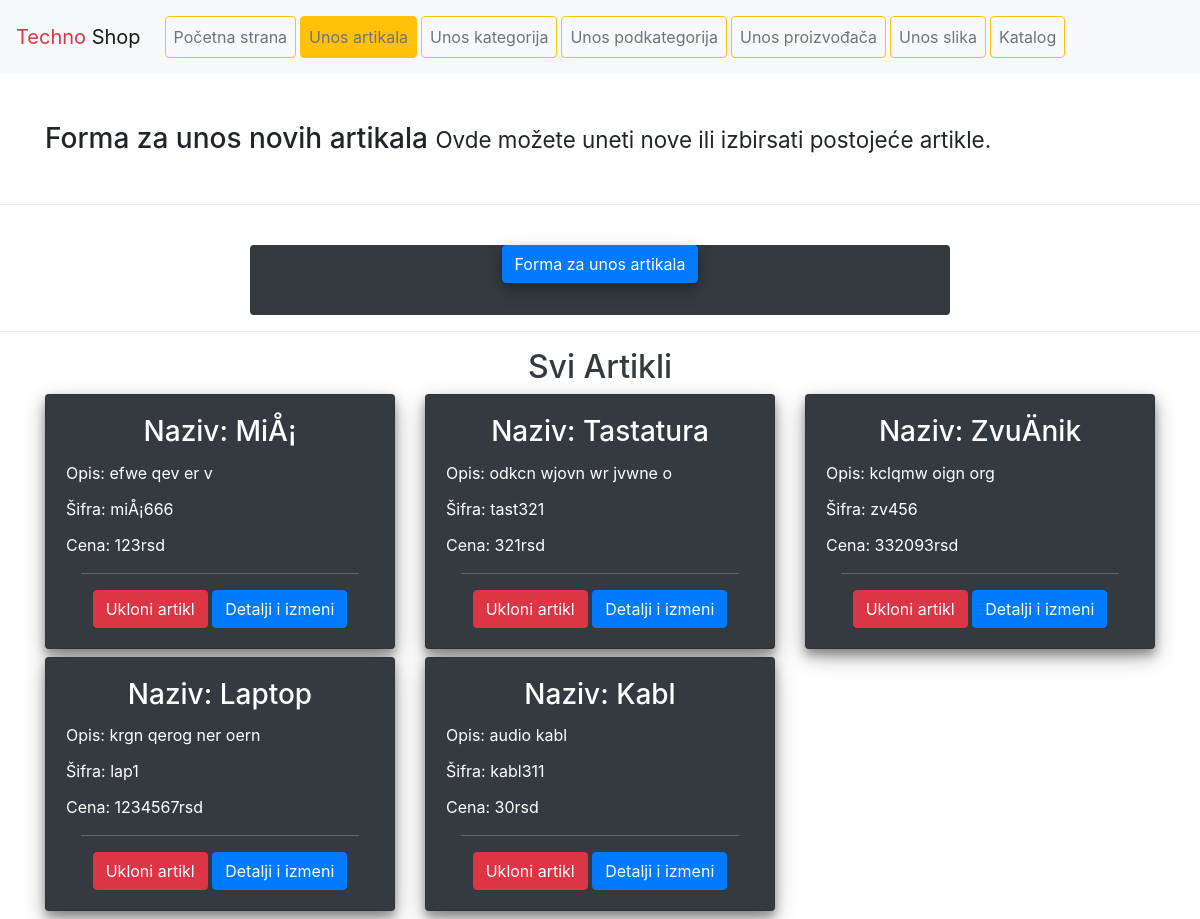
Before: /php/artikli/unosArtikl.php with the older database file.
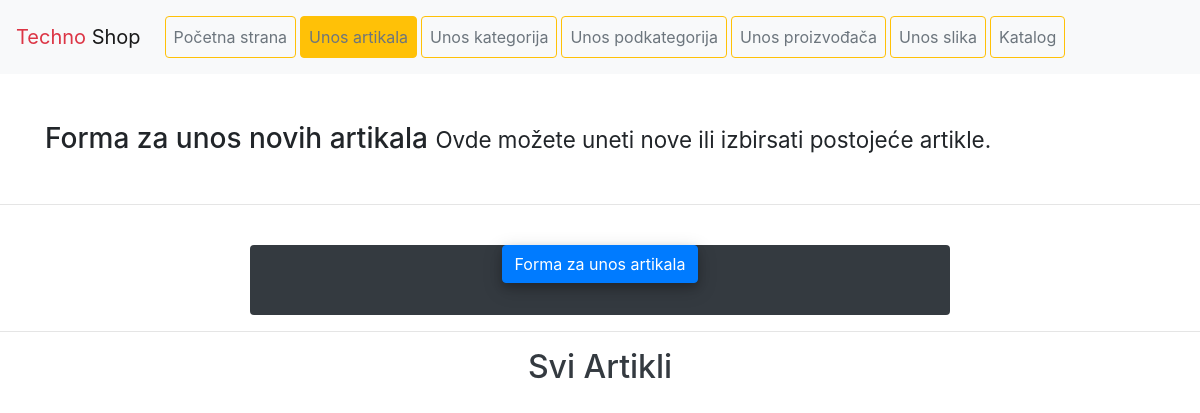
After: the same page with the newer database file.
### tables this page shows
CREATE TABLE IF NOT EXISTS `Artikl` (
  `artikl_id` int(11) NOT NULL,
  `artikl_naziv` varchar(255) NOT NULL,
  `artikl_opis` varchar(255) NOT NULL,
  `artikl_sifra` varchar(45) NOT NULL,
  `artikl_cena` double NOT NULL
);

### php/artikli/unosArtikl.php (the view, shortened to what this page needs)
<?php
include_once('../header.php');
?>
<nav class="navbar navbar-expand-lg navbar-light bg-light">
  <a class="navbar-brand" href="../index.php"><span class="text-danger">Techno</span> <span>Shop</span></a>
  <div class="collapse navbar-collapse" id="navbarNavAltMarkup">
    <div class="navbar-nav p-1 m-1">
      <a href="../index.php" class="nav-link btn btn-outline-warning text-secondary mr-1">Početna strana</a>
      <a href="unosArtikl.php" class="nav-link btn btn-outline-warning text-secondary mr-1 active">Unos artikala<span class="sr-only">(current)</span></a>
      <a href="../kategorije/unosKategorija.php" class="nav-link btn btn-outline-warning text-secondary mr-1">Unos kategorija</a>
      <a href="../podkategorije/unosPodkategorija.php" class="nav-link btn btn-outline-warning text-secondary mr-1">Unos podkategorija</a>
      <a href="../proizvodjac/unosProizvodjac.php" class="nav-link btn btn-outline-warning text-secondary mr-1">Unos proizvođača</a>
      <a href="../slike/unosSlika.php" class="nav-link btn btn-outline-warning text-secondary mr-1">Unos slika</a>
      <a href="../katalog/katalog.php" class="nav-link btn btn-outline-warning text-secondary">Katalog</a>
    </div>
  </div>
</nav>
<br>
<br>
<div class="container">
    <h3>
        Forma za unos novih artikala
        <small>
            Ovde možete uneti nove ili izbirsati postojeće artikle.
        </small>
    </h3>
</div>
<br>
<hr>
<br>
<div class="container col-lg-7 col-md-7 text-center bg-dark pb-3 rounded">
    <p>
        <a class="btn btn-primary"
           style="box-shadow: 0 4px 8px 0 rgba(0, 0, 0, 0.2), 0 6px 20px 0 rgba(0, 0, 0, 0.19);"
           data-toggle="collapse" href="#collapseExample" role="button" aria-expanded="false"
           aria-controls="collapseExample">
            Forma za unos artikala
        </a>
    </p>
</div>
<hr>
<div class="container text-center">
  <h2 class="text-dark">Svi Artikli</h2>
    <div class="row text-left">
        <?php
        try {
            $pdo = Database::connect();
            $query = $pdo->prepare(
                'SELECT * FROM TechnoShop.Artikl'
            );
            $query->execute();
            while ($row = $query->fetch()) {
                echo '
                      <div class="col-sm-4 mb-2">
                        <div class="card text-white bg-dark" style="box-shadow: 0 6px 10px 0 rgba(0, 0, 0, 0.3), 0 8px 22px 0 rgba(0, 0, 0, 0.30);">';
                echo '<div class="card-body">
                        <h3 class="card-title text-center">Naziv: ' . $row['artikl_naziv'] . '</h3>
                        <p class="card-title">Opis: ' . $row['artikl_opis'] . '</p>
                        <p class="card-title">Šifra: ' . $row['artikl_sifra'] . '</p>
                        <p class="card-title">Cena: ' . $row['artikl_cena'] . 'rsd</p>
                        <div  class="container text-center">
                        <hr class="bg-secondary">
                            <a href="ukloniArtikl.php?id=' . $row['artikl_id'] . '">
                                <button class="btn btn-danger">Ukloni artikl</button>
                            </a>
                            <a href="detaljiArtikl.php?id=' . $row['artikl_id'] . '">
                                <button class="btn btn-primary">Detalji i izmeni</button>
                            </a>
                        </div>
                    </div>
                </div>
            </div>';
            }
        } catch (PDOException $e) {
            echo $e->getMessage();
        }
        ?>
    </div>
</div>
</body>
</html>

### php/header.php (shortened to what this page needs)
<!DOCTYPE html>
<html lang="en">
<head>
    <link rel="stylesheet" href="https://stackpath.bootstrapcdn.com/bootstrap/4.1.1/css/bootstrap.min.css">
</head>
<body>

Changed rows visible on the page:
removed artikl: artikl_naziv "MiÅ¡", artikl_opis "efwe qev er v", artikl_sifra "miÅ¡666", artikl_cena "123"
removed artikl: artikl_naziv "Tastatura", artikl_opis "odkcn wjovn wr jvwne o", artikl_sifra "tast321", artikl_cena "321"
removed artikl: artikl_naziv "ZvuÄnik", artikl_opis "kclqmw oign org", artikl_sifra "zv456", artikl_cena "332093"
removed artikl: artikl_naziv "Laptop", artikl_opis "krgn qerog ner oern", artikl_sifra "lap1", artikl_cena "1234567"
removed artikl: artikl_naziv "Kabl", artikl_opis "audio kabl", artikl_sifra "kabl311", artikl_cena "30"
